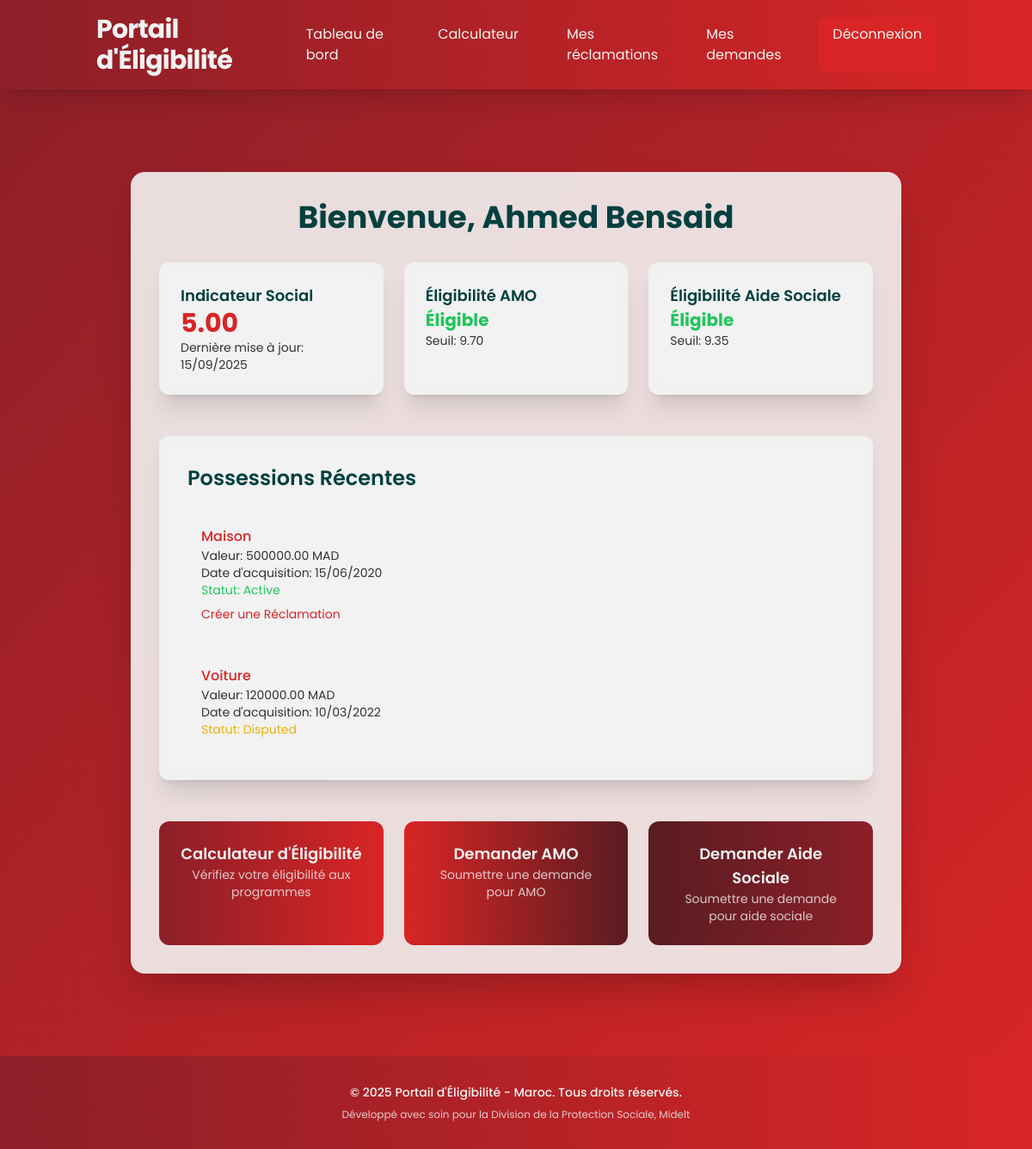
Before: /dashboard/ (signed in) with the older database file.
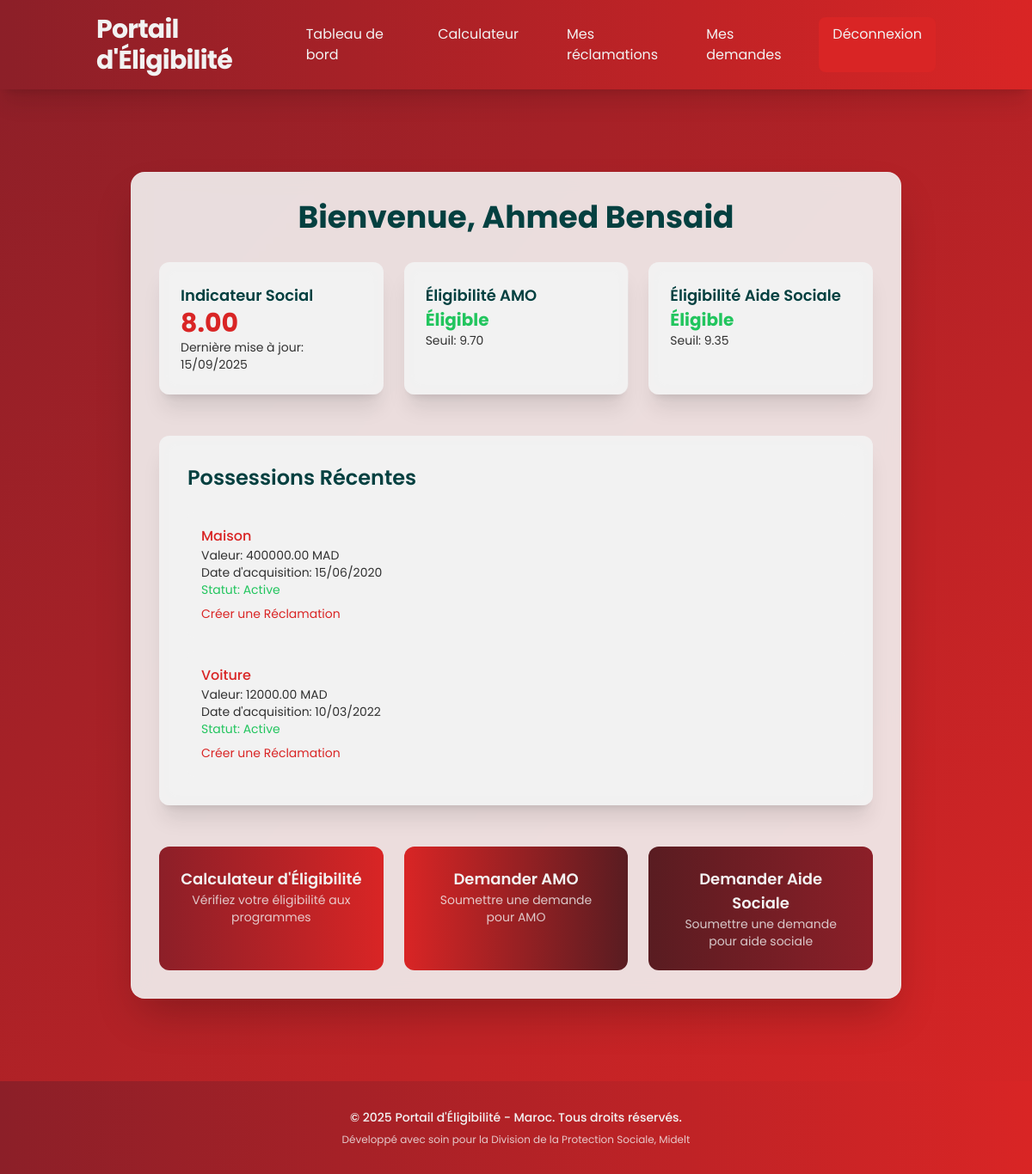
After: the same page with the newer database file.
### website/models.py (models this page shows)
class CitizenProfile(models.Model):
    user = models.OneToOneField(User, on_delete=models.CASCADE)
    family_size = models.IntegerField(default=1)
    monthly_income = models.DecimalField(max_digits=12, decimal_places=2, default=0)
    has_other_insurance = models.BooleanField(default=False)
    other_insurance_details = models.TextField(blank=True)
    current_social_indicator = models.DecimalField(max_digits=10, decimal_places=4, default=0)
    last_calculated = models.DateTimeField(null=True, blank=True)

class CitizenPossession(models.Model):
    STATUS_CHOICES = [
        ('active', 'Active'),
        ('under_investigation', 'Under Investigation'),
        ('disputed', 'Disputed'),
        ('removed', 'Removed'),
    ]
    citizen = models.ForeignKey(User, on_delete=models.CASCADE)
    possession_type = models.ForeignKey(PossessionType, on_delete=models.CASCADE)
    description = models.TextField()  # Additional details about the possession
    acquisition_date = models.DateField()
    estimated_value = models.DecimalField(max_digits=12, decimal_places=2)
    status = models.CharField(max_length=20, choices=STATUS_CHOICES, default='active')
    added_by = models.ForeignKey(User, on_delete=models.CASCADE, related_name='added_possessions')
    created_at = models.DateTimeField(auto_now_add=True)
    updated_at = models.DateTimeField(auto_now=True)

class PossessionType(models.Model):
    category = models.ForeignKey(PossessionCategory, on_delete=models.CASCADE)
    name = models.CharField(max_length=100)  # e.g., "Normal Car", "Luxury Car", "Motorcycle"
    description = models.TextField()
    point_value = models.DecimalField(max_digits=10, decimal_places=4)  # e.g., 0.14 for normal car
    is_active = models.BooleanField(default=True)
    created_at = models.DateTimeField(auto_now_add=True)

### website/views.py (the view)
# urls.py: path('dashboard/', views.citizen_dashboard, name='citizen_dashboard'),
@login_required
@user_passes_test(is_citizen)
def citizen_dashboard(request):
    citizen = request.user
    profile, created = CitizenProfile.objects.get_or_create(user=citizen)
    current_score = calculate_social_indicator(citizen)
    profile.current_social_indicator = current_score
    profile.last_calculated = timezone.now()
    profile.save()
    amo_threshold = get_current_threshold('amo')
    social_aid_threshold = get_current_threshold('social_aid')
    amo_eligible = current_score <= amo_threshold and not profile.has_other_insurance
    social_aid_eligible = current_score <= social_aid_threshold
    context = {
        'profile': profile,
        'current_score': current_score,
        'amo_threshold': amo_threshold,
        'social_aid_threshold': social_aid_threshold,
        'amo_eligible': amo_eligible,
        'social_aid_eligible': social_aid_eligible,
        'recent_possessions': CitizenPossession.objects.filter(citizen=citizen).order_by('-created_at')[:5],
        'pending_reclamations': Reclamation.objects.filter(citizen=citizen, status='pending').count(),
        'active_applications': Application.objects.filter(citizen=citizen, status__in=['submitted', 'under_review']).count(),
    }
    return render(request, 'citizen/dashboard.html', context)

### website/views.py (called while the page is built)
def is_citizen(user):
    return user.user_type == 'citizen'

def calculate_social_indicator(citizen):
    possessions = CitizenPossession.objects.filter(
        citizen=citizen,
        status='active'
    ).select_related('possession_type')
    total_score = possessions.aggregate(
        total=Sum('possession_type__point_value')
    )['total'] or Decimal('0')
    return total_score

def get_current_threshold(program_type):
    try:
        threshold = SocialIndicatorThreshold.objects.filter(
            program_type=program_type,
            is_active=True,
            effective_date__lte=timezone.now().date()
        ).order_by('-effective_date').first()
        return threshold.max_score if threshold else Decimal('999999')
    except:
        return Decimal('999999')

### website/templates/citizen/dashboard.html (shortened to what the changed rows need)
{% extends 'base.html' %}
{% block content %}
<div class="flex items-center justify-center py-12" style="height:fit-content; min-height: 75vh;">
    <div class="glass p-8 rounded-2xl shadow-2xl w-full max-w-4xl animate-fade-in-up">
        <h1 class="text-4xl font-bold text-center text-[#044040] mb-8">Bienvenue, {{ user.first_name }} {{ user.last_name }}</h1>
        <div class="grid grid-cols-1 md:grid-cols-3 gap-6 mb-12">
            <div class="glass p-6 rounded-xl shadow-xl hover-scale animate-fade-in-up">
                <h2 class="text-lg font-semibold text-[#044040]">Indicateur Social</h2>
                <p class="text-3xl font-bold text-[#D92525]">{{ current_score|floatformat:2 }}</p>
                <p class="text-sm text-[#000000]/80">Dernière mise à jour: {{ profile.last_calculated|date:"d/m/Y" }}</p>
            </div>
            <div class="glass p-6 rounded-xl shadow-xl hover-scale animate-fade-in-up">
                <h2 class="text-lg font-semibold text-[#044040]">Éligibilité AMO</h2>
            </div>
            <div class="glass p-6 rounded-xl shadow-xl hover-scale animate-fade-in-up">
                <h2 class="text-lg font-semibold text-[#044040]">Éligibilité Aide Sociale</h2>
            </div>
        </div>
        <div class="glass p-8 rounded-xl shadow-xl mb-12">
            <h2 class="text-2xl font-semibold text-[#044040] mb-6">Possessions Récentes</h2>
            {% if recent_possessions %}
                <ul class="space-y-4">
                    {% for possession in recent_possessions %}
                        <li class="bg-[#F2F2F2]/10 p-4 rounded-lg hover:bg-[#F2F2F2]/20 transition-all duration-300 hover-scale">
                            <p class="font-medium text-[#D92525]">{{ possession.possession_type.name }}</p>
                            <p class="text-sm text-[#000000]/80">Valeur: {{ possession.estimated_value|floatformat:2 }} MAD</p>
                            <p class="text-sm text-[#000000]/80">Date d'acquisition: {{ possession.acquisition_date|date:"d/m/Y" }}</p>
                            <p class="text-sm {% if possession.status == 'active' %}text-green-500{% else %}text-yellow-500{% endif %}">
                                Statut: {{ possession.get_status_display }}
                            </p>
                            {% if possession.status == 'active' %}
                                <a href="{% url 'create_reclamation' possession.id %}"
                                   class="mt-2 inline-block text-sm text-[#D92525] hover:underline">Créer une Réclamation</a>
                            {% endif %}
                        </li>
                    {% endfor %}
                </ul>
            {% else %}
                <p class="text-[#000000]/80">Aucune possession enregistrée.</p>
            {% endif %}
        </div>
    </div>
</div>
{% endblock %}

Changed rows visible on the page:
computed for CitizenProfile: current_social_indicator "5.00" → "8.00"
changed CitizenPossession "Maison": estimated_value "500000.00" → "400000.00"
changed CitizenPossession "Voiture": estimated_value "120000.00" → "12000.00"; status "Disputed" → "Active"; now shows "Créer une Réclamation"
